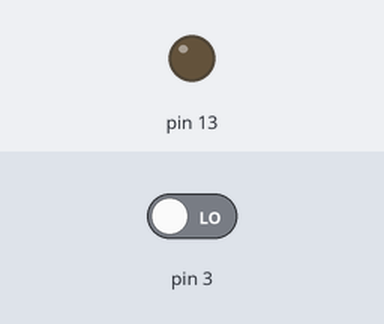
Bench run of a sketch on a simulated Arduino Uno, built with avr-gcc and run on an emulated ATmega328P. On the bench: output pins drawn as LEDs (lit = HIGH). The inputs (shaded band) are chosen by the test bench; at power-on: pin 3 LOW.

Above: at 1.2 s.
1.3 s: pin 3 driven HIGH
At 2.5 s:
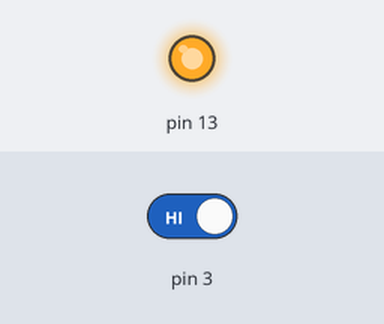
2.8 s: pin 3 driven LOW
At 3.8 s:
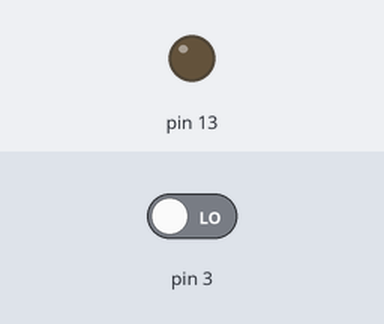
Timing chart, 0 to 5.8 s (numbered marks = the images above; inputs shaded):
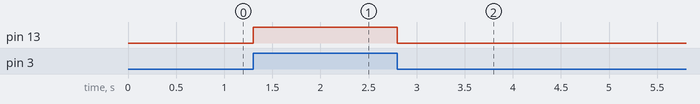

Measured:
- after the input at 1.3 s, pin 13: LOW → HIGH at once
- after the input at 2.8 s, pin 13: HIGH → LOW at once

The sketch:

UsoDelLDRparaEncdendidoDelLedDelArduino_Pag55_.ino
```cpp
 /* TRANSCRITO POR GUSTAVO JARRO CALLIZAYA*/
 /*DEL*/
 /*TEXTO: ROBOTICA CON ARDUINO 1 (SECUNDARIA COMUNITARIA PRODUCTIVA
 * ) "TECHHOME"*/
  /* PRACTICA: USO DE LDR PARA ENCENDIDO DEL LED DEL ARDUINO
   *  PAGINA 55 DEL TEXTO*   */
int entrada;

void setup() {
  // put your setup code here, to run once:
  pinMode(3, INPUT);
  pinMode(13, OUTPUT);
}

void loop() {
  // put your main code here, to run repeatedly:
  entrada=digitalRead(3);
  if(entrada==1){
    digitalWrite(13, HIGH);
  }
  else{
    digitalWrite(13, LOW);
  }

}
/*La luz del led del arduino permanecera encendida mientras haya luz,
 * si la tapamos que se quede a oscuras el led del arduino se apagara*/
```
